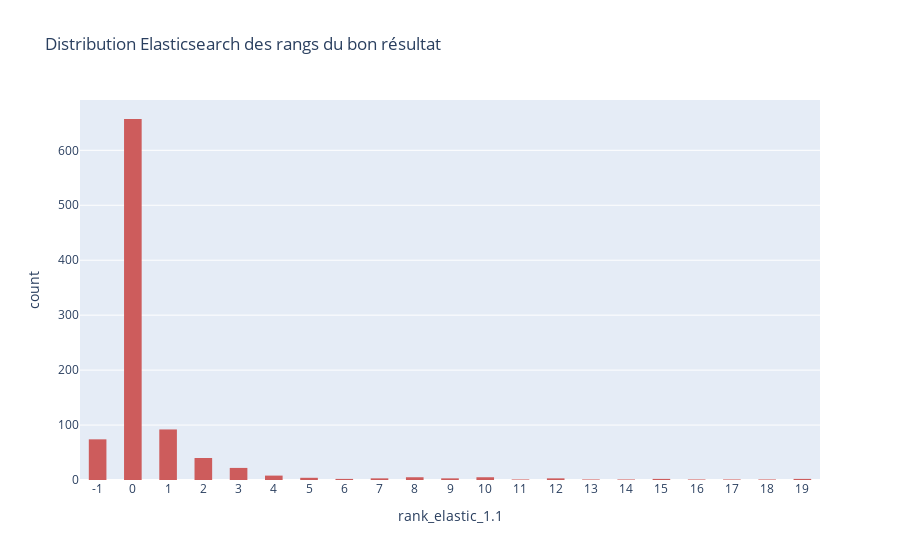

Write notebook code for a chart like this one.
### Markdown cell above
## KPIs

### Code cell
fig = px.histogram(
    df_test.sort_values(by=[f"rank_elastic_{SEARCH_VERSION}"]),
    x=f"rank_elastic_{SEARCH_VERSION}",
    color_discrete_sequence=["indianred"],
    title="Distribution Elasticsearch des rangs du bon résultat",
)
fig.update_layout(bargap=0.5)
fig.update_xaxes(type="category")
fig.show()
plotly.offline.plot(fig, filename=f"./output/plots/rank_{SEARCH_VERSION}.html")

### Figure 1 — Plotly figure (JSON) as saved in the notebook; plotly's stock layout.template omitted (floating-point values rounded to 4 significant figures; data arrays with more than 128 entries replaced by an {"elided": "..."} marker saying what was removed)
{"data": [{"alignmentgroup": "True", "bingroup": "x", "hovertemplate": "rank_elastic_1.1=%{x}<br>count=%{y}<extra></extra>", "legendgroup": "", "marker": {"color": "indianred", "pattern": {"shape": ""}}, "name": "", "offsetgroup": "", "orientation": "v", "showlegend": false, "type": "histogram", "x": {"elided": "928 int values"}, "xaxis": "x", "yaxis": "y"}], "layout": {"autosize": true, "bargap": 0.5, "barmode": "relative", "legend": {"tracegroupgap": 0}, "title": {"text": "Distribution Elasticsearch des rangs du bon résultat"}, "xaxis": {"anchor": "y", "autorange": true, "domain": [0, 1], "range": [-0.5, 20.5], "title": {"text": "rank_elastic_1.1"}, "type": "category"}, "yaxis": {"anchor": "x", "autorange": true, "domain": [0, 1], "range": [0, 691.6], "title": {"text": "count"}}}}
